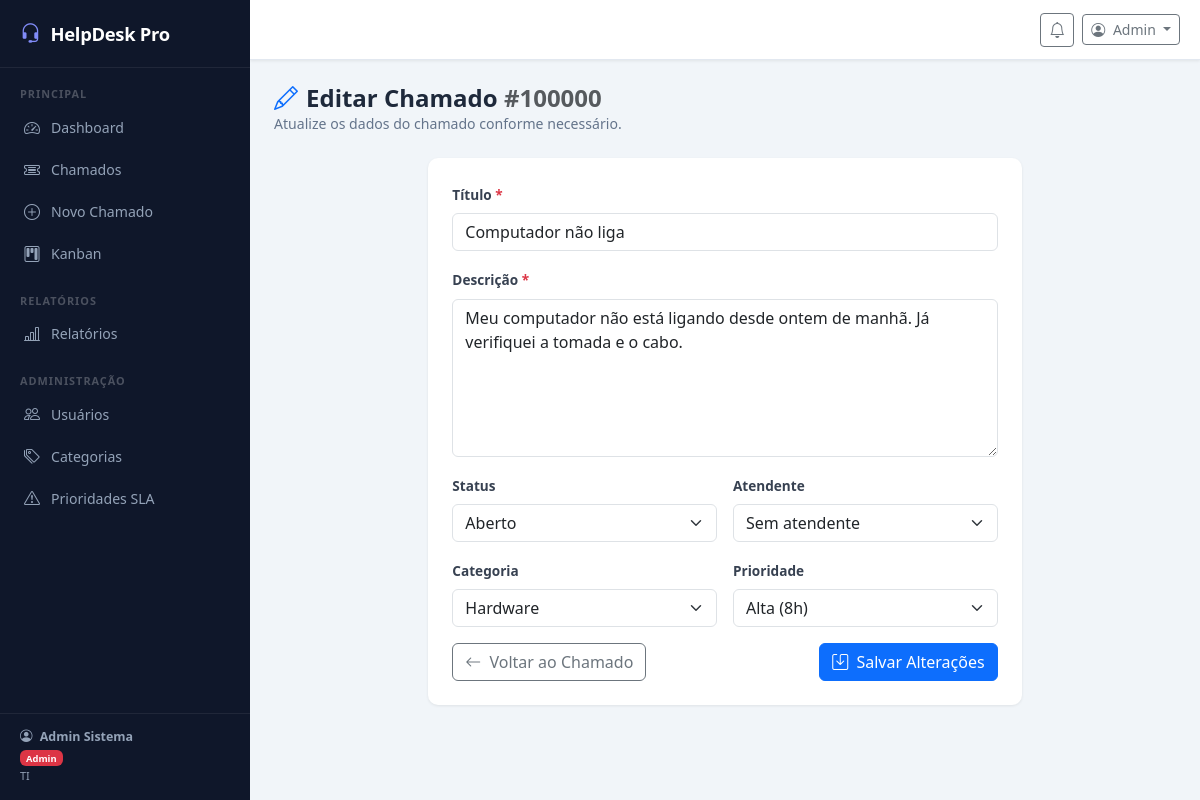
Screenshot of /?c=chamados&a=edit&id=100000 (signed in) with the database file from the repository.
### tables this page shows
CREATE TABLE IF NOT EXISTS chamados (
    id              INT AUTO_INCREMENT PRIMARY KEY,
    titulo          VARCHAR(200) NOT NULL,
    descricao       TEXT         NOT NULL,
    status          ENUM('aberto','em_andamento','aguardando','resolvido','fechado') DEFAULT 'aberto',
    id_usuario      INT          NOT NULL,
    id_categoria    INT,
    id_prioridade   INT,
    id_atendente    INT,
    prazo_sla       DATETIME,
    resolvido_em    DATETIME,
    avaliacao       TINYINT,
    created_at      DATETIME     DEFAULT CURRENT_TIMESTAMP,
    updated_at      DATETIME     DEFAULT CURRENT_TIMESTAMP ON UPDATE CURRENT_TIMESTAMP,
    FOREIGN KEY (id_usuario)    REFERENCES usuarios(id),
    FOREIGN KEY (id_categoria)  REFERENCES categorias(id),
    FOREIGN KEY (id_prioridade) REFERENCES prioridades(id),
    FOREIGN KEY (id_atendente)  REFERENCES usuarios(id)
);

CREATE TABLE IF NOT EXISTS categorias (
    id          INT AUTO_INCREMENT PRIMARY KEY,
    nome        VARCHAR(100) NOT NULL,
    descricao   TEXT,
    icone       VARCHAR(50)  DEFAULT 'bi-tag',
    cor         VARCHAR(20)  DEFAULT '#6c757d',
    ativo       TINYINT(1)  DEFAULT 1,
    created_at  DATETIME    DEFAULT CURRENT_TIMESTAMP
);

CREATE TABLE IF NOT EXISTS prioridades (
    id          INT AUTO_INCREMENT PRIMARY KEY,
    nome        VARCHAR(50)  NOT NULL,
    cor         VARCHAR(20)  NOT NULL DEFAULT '#6c757d',
    sla_horas   INT          NOT NULL DEFAULT 24,
    nivel       INT          NOT NULL DEFAULT 1,
    created_at  DATETIME    DEFAULT CURRENT_TIMESTAMP
);

### controller/BaseController.php (called while the page is built, shortened)
<?php
abstract class BaseController {
    protected function render(string $view, array $data = []): void {
        extract($data);
        include ROOT . '/view/partials/header.php';
        include ROOT . "/view/{$view}.php";
        include ROOT . '/view/partials/footer.php';
    }
}

### controller/ChamadoController.php (called while the page is built, shortened)
<?php
class ChamadoController extends BaseController {
    private ChamadoModel    $cm;
    private CategoriaModel  $catM;
    private PrioridadeModel $priM;
    public function __construct() {
        $this->cm   = new ChamadoModel();
        $this->catM = new CategoriaModel();
        $this->priM = new PrioridadeModel();
    }
    public function edit(): void {
        $id      = (int)($_GET['id'] ?? 0);
        $chamado = $this->cm->buscarComDetalhes($id);
        $categorias  = $this->catM->listarAtivas();
        $prioridades = $this->priM->listarOrdenadas();
        $this->render('chamados/edit', compact('chamado','categorias','prioridades','atendentes','flash'));
    }
}

### index.php (called while the page is built, shortened)
<?php
require_once 'config/database.php';
require_once 'model/BaseModel.php';
require_once 'model/ChamadoModel.php';
require_once 'model/CategoriaModel.php';
require_once 'model/PrioridadeModel.php';
require_once 'controller/BaseController.php';
require_once 'controller/DashboardController.php';
require_once 'controller/ChamadoController.php';
$a = preg_replace('/[^a-zA-Z]/', '', $_GET['a'] ?? 'index');
(new $classe())->$a();

### config/database.php (called while the page is built)
<?php
class Database {
    private static ?Database $instance = null;
    private PDO $pdo;
    private function __construct() {
        try {
            $dsn = "mysql:host=".DB_HOST.";port=".DB_PORT.";dbname=".DB_NAME.";charset=utf8mb4";
            $this->pdo = new PDO($dsn, DB_USER, DB_PASS, [
                PDO::ATTR_ERRMODE            => PDO::ERRMODE_EXCEPTION,
                PDO::ATTR_DEFAULT_FETCH_MODE => PDO::FETCH_OBJ,
                PDO::ATTR_EMULATE_PREPARES   => false,
            ]);
        } catch (PDOException $e) {
            die("<h2 style='font-family:sans-serif;color:#c00;padding:20px'>
                 Erro de conexão com o banco de dados:<br><small>{$e->getMessage()}</small></h2>");
        }
    }
    public static function getInstance(): self {
        if (self::$instance === null) self::$instance = new self();
        return self::$instance;
    }
    public function getConnection(): PDO { return $this->pdo; }
}

### model/BaseModel.php (called while the page is built, shortened)
<?php
abstract class BaseModel {
    public function __construct() {
        $this->db = Database::getInstance()->getConnection();
    }
}

### model/ChamadoModel.php (called while the page is built, shortened)
<?php
class ChamadoModel extends BaseModel {
    public function buscarComDetalhes(int $id): ?object {
        $st = $this->db->prepare("
            SELECT c.*,
                u.nome  AS nome_usuario,  u.email AS email_usuario,  u.perfil AS perfil_usuario,
                a.nome  AS nome_atendente, a.email AS email_atendente,
                cat.nome AS nome_categoria, cat.cor AS cor_categoria, cat.icone AS icone_categoria,
                p.nome  AS nome_prioridade, p.cor  AS cor_prioridade, p.sla_horas,
                IF(c.prazo_sla < NOW() AND c.status NOT IN ('resolvido','fechado'), 1, 0) AS sla_vencido,
                TIMESTAMPDIFF(MINUTE, c.created_at, IFNULL(c.resolvido_em, NOW())) AS tempo_resolucao_min
            FROM chamados c
            LEFT JOIN usuarios  u   ON c.id_usuario    = u.id
            LEFT JOIN usuarios  a   ON c.id_atendente  = a.id
            LEFT JOIN categorias cat ON c.id_categoria  = cat.id
            LEFT JOIN prioridades p  ON c.id_prioridade = p.id
            WHERE c.id=?");
        $st->execute([$id]);
        return $st->fetch() ?: null;
    }
}

### model/CategoriaModel.php (called while the page is built, shortened)
<?php
class CategoriaModel extends BaseModel {
    public function listarAtivas(): array {
        $st = $this->db->prepare("SELECT * FROM categorias WHERE ativo=1 ORDER BY nome");
        $st->execute();
        return $st->fetchAll();
    }
}

### model/PrioridadeModel.php (called while the page is built, shortened)
<?php
class PrioridadeModel extends BaseModel {
    public function listarOrdenadas(): array {
        $st = $this->db->prepare("SELECT * FROM prioridades ORDER BY nivel DESC");
        $st->execute();
        return $st->fetchAll();
    }
}

### view/chamados/edit.php (the view, shortened to what this page needs)
<?php $pageTitle = 'Editar Chamado #'.$chamado->id.' — '.APP_NAME;
$statusMap = ['aberto'=>'Aberto','em_andamento'=>'Em Andamento','aguardando'=>'Aguardando','resolvido'=>'Resolvido','fechado'=>'Fechado'];
?>
<div class="page-header">
    <h4><i class="bi bi-pencil me-2 text-primary"></i>Editar Chamado <span class="text-muted">#<?= $chamado->id ?></span></h4>
    <p>Atualize os dados do chamado conforme necessário.</p>
</div>
<div class="row justify-content-center">
<div class="col-12 col-lg-8">
<div class="form-card">
    <form method="POST" action="<?= APP_URL ?>/?c=chamados&a=update">
        <div class="mb-3">
            <label class="form-label">Título <span class="text-danger">*</span></label>
            <input type="text" name="titulo" class="form-control"
                   value="<?= htmlspecialchars($chamado->titulo) ?>" required maxlength="200">
        </div>
        <div class="mb-3">
            <label class="form-label">Descrição <span class="text-danger">*</span></label>
            <textarea name="descricao" class="form-control" rows="6" required><?= htmlspecialchars($chamado->descricao) ?></textarea>
        </div>
        <div class="row g-3 mb-3">
            <div class="col-md-6">
                <label class="form-label">Status</label>
                <select name="status" class="form-select">
                    <?php foreach($statusMap as $v => $l): ?>
                    <option value="<?= $v ?>" <?= $chamado->status===$v?'selected':'' ?>><?= $l ?></option>
                    <?php endforeach; ?>
                </select>
            </div>
            <div class="col-md-6">
                <label class="form-label">Atendente</label>
                <select name="id_atendente" class="form-select">
                    <option value="">Sem atendente</option>
                </select>
            </div>
            <div class="col-md-6">
                <label class="form-label">Categoria</label>
                <select name="id_categoria" class="form-select">
                    <?php foreach($categorias as $cat): ?>
                    <option value="<?= $cat->id ?>" <?= $chamado->id_categoria==$cat->id?'selected':'' ?>>
                        <?= htmlspecialchars($cat->nome) ?>
                    </option>
                    <?php endforeach; ?>
                </select>
            </div>
            <div class="col-md-6">
                <label class="form-label">Prioridade</label>
                <select name="id_prioridade" class="form-select">
                    <?php foreach($prioridades as $p): ?>
                    <option value="<?= $p->id ?>" <?= $chamado->id_prioridade==$p->id?'selected':'' ?>>
                        <?= htmlspecialchars($p->nome) ?> (<?= $p->sla_horas ?>h)
                    </option>
                    <?php endforeach; ?>
                </select>
            </div>
        </div>
        <div class="d-flex justify-content-between gap-2 flex-wrap">
            <a href="<?= APP_URL ?>/?c=chamados&a=show&id=<?= $chamado->id ?>" class="btn btn-outline-secondary">
                <i class="bi bi-arrow-left me-1"></i> Voltar ao Chamado
            </a>
            <button type="submit" class="btn btn-primary">
                <i class="bi bi-save me-1"></i> Salvar Alterações
            </button>
        </div>
    </form>
</div>
</div>
</div>

### assets/css/app.css (style rules this page uses)
:root { --sidebar-w : 250px; --sidebar-bg : #0f172a; --sidebar-text : #94a3b8; --sidebar-active : #4f46e5; --topbar-h : 60px; --radius : 10px; --shadow : 0 1px 3px rgba(0,0,0,.08); --bg-page : #f1f5f9; }
*, *::before, *::after { box-sizing: border-box; }
body { font-family : 'Segoe UI', system-ui, sans-serif; background : var(--bg-page); color : #1e293b; margin : 0; }
.form-card { background:#fff; border-radius:var(--radius); box-shadow:var(--shadow); padding:24px; }
.form-label { font-size:.85rem; font-weight:600; color:#374151; }
.page-header { margin-bottom:24px; }
.page-header h4 { font-weight:700; color:#1e293b; margin:0; }
.page-header p { color:#64748b; font-size:.88rem; margin:0; }

### rows the page displays
chamados: id "100000", titulo "Computador não liga", descricao "Meu computador não está ligando desde ontem de manhã. Já verifiquei a tomada e o cabo.", status "Aberto", id_categoria "Hardware", id_prioridade "Alta (8h)"

### other values shown
$u->nome "Admin Sistema"
$u->perfil "Admin"
$u->departamento "TI"
explode(' ', $u->nome)[0] "Admin"
